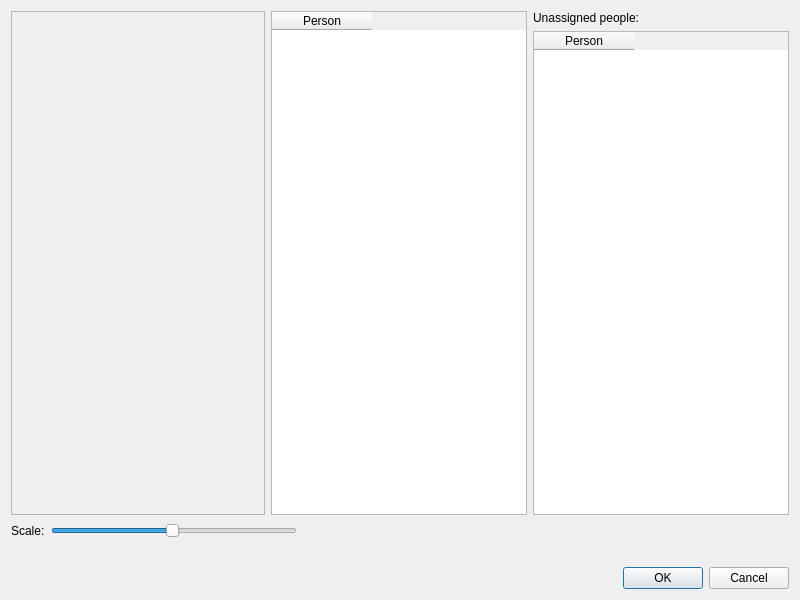
<?xml version="1.0" encoding="UTF-8"?>
<ui version="4.0">
 <class>FacesDialog</class>
 <widget class="QDialog" name="FacesDialog">
  <property name="geometry">
   <rect>
    <x>0</x>
    <y>0</y>
    <width>800</width>
    <height>600</height>
   </rect>
  </property>
  <property name="windowTitle">
   <string>Dialog</string>
  </property>
  <layout class="QVBoxLayout" name="verticalLayout">
   <item>
    <layout class="QHBoxLayout" name="horizontalLayout" stretch="1,0,0">
     <item>
      <widget class="QScrollArea" name="scrollArea">
       <property name="widgetResizable">
        <bool>true</bool>
       </property>
       <widget class="QWidget" name="scrollAreaWidgetContents">
        <property name="geometry">
         <rect>
          <x>0</x>
          <y>0</y>
          <width>256</width>
          <height>479</height>
         </rect>
        </property>
        <layout class="QVBoxLayout" name="verticalLayout_2">
         <item>
          <widget class="QLabel" name="imageView">
           <property name="text">
            <string/>
           </property>
          </widget>
         </item>
        </layout>
       </widget>
      </widget>
     </item>
     <item>
      <widget class="QTableWidget" name="peopleList">
       <property name="columnCount">
        <number>1</number>
       </property>
       <column>
        <property name="text">
         <string>Person</string>
        </property>
        <property name="textAlignment">
         <set>AlignCenter</set>
        </property>
       </column>
      </widget>
     </item>
     <item>
      <layout class="QVBoxLayout" name="verticalLayout_3">
       <item>
        <widget class="QLabel" name="unassignedLabel">
         <property name="text">
          <string>Unassigned people:</string>
         </property>
        </widget>
       </item>
       <item>
        <widget class="QTableWidget" name="unassignedList">
         <property name="columnCount">
          <number>1</number>
         </property>
         <column>
          <property name="text">
           <string>Person</string>
          </property>
         </column>
        </widget>
       </item>
      </layout>
     </item>
    </layout>
   </item>
   <item>
    <layout class="QHBoxLayout" name="horizontalLayout_2" stretch="0,1,2">
     <item>
      <widget class="QLabel" name="label">
       <property name="text">
        <string>Scale:</string>
       </property>
      </widget>
     </item>
     <item>
      <widget class="QSlider" name="scaleSlider">
       <property name="minimum">
        <number>1</number>
       </property>
       <property name="maximum">
        <number>100</number>
       </property>
       <property name="value">
        <number>50</number>
       </property>
       <property name="orientation">
        <enum>Qt::Horizontal</enum>
       </property>
      </widget>
     </item>
     <item>
      <spacer name="horizontalSpacer">
       <property name="orientation">
        <enum>Qt::Horizontal</enum>
       </property>
       <property name="sizeHint" stdset="0">
        <size>
         <width>40</width>
         <height>20</height>
        </size>
       </property>
      </spacer>
     </item>
    </layout>
   </item>
   <item>
    <widget class="QLabel" name="statusLabel">
     <property name="text">
      <string/>
     </property>
    </widget>
   </item>
   <item>
    <layout class="QHBoxLayout" name="horizontalLayout_3"/>
   </item>
   <item>
    <widget class="QDialogButtonBox" name="buttonBox">
     <property name="orientation">
      <enum>Qt::Horizontal</enum>
     </property>
     <property name="standardButtons">
      <set>QDialogButtonBox::Cancel|QDialogButtonBox::Ok</set>
     </property>
    </widget>
   </item>
  </layout>
 </widget>
 <resources/>
 <connections>
  <connection>
   <sender>buttonBox</sender>
   <signal>accepted()</signal>
   <receiver>FacesDialog</receiver>
   <slot>accept()</slot>
   <hints>
    <hint type="sourcelabel">
     <x>248</x>
     <y>254</y>
    </hint>
    <hint type="destinationlabel">
     <x>157</x>
     <y>274</y>
    </hint>
   </hints>
  </connection>
  <connection>
   <sender>buttonBox</sender>
   <signal>rejected()</signal>
   <receiver>FacesDialog</receiver>
   <slot>reject()</slot>
   <hints>
    <hint type="sourcelabel">
     <x>316</x>
     <y>260</y>
    </hint>
    <hint type="destinationlabel">
     <x>286</x>
     <y>274</y>
    </hint>
   </hints>
  </connection>
 </connections>
</ui>
